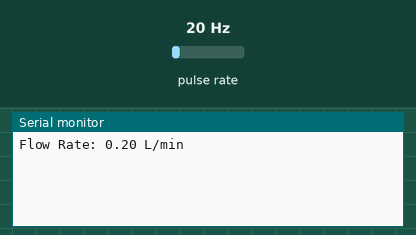
This sketch was run on a simulated ESP32. On the bench: the last lines printed to the serial monitor. Wiring (inferred from the names in the program): pulse sensor: data GPIO 26. Inputs (shaded band) come from the test bench; at power-on: pulse rate 20 Hz.

Above: at 1.2 s.
1.3 s: pulse rate (sensor on GPIO 26) set to 4 Hz
At 2.5 s:
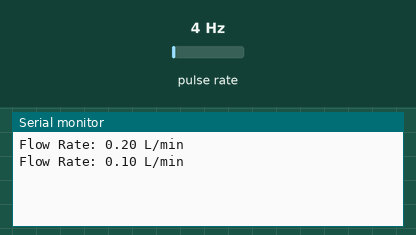
2.8 s: pulse rate (sensor on GPIO 26) set to 50 Hz
At 3.8 s:
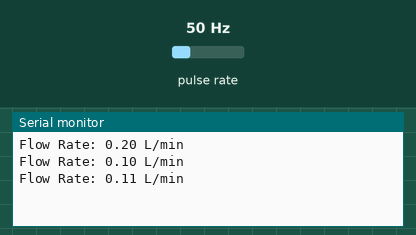
Timing chart, 0 to 5.8 s (numbered marks = the images above; inputs shaded):
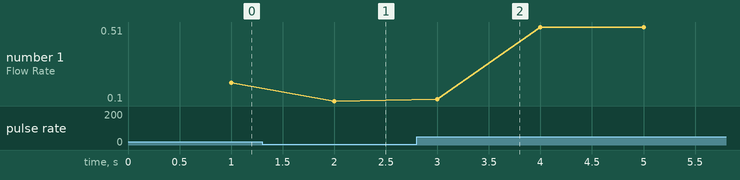

The sketch:

Sensors_Air_flow.ino
```cpp
/*
  Instructions to connect the 3-wire air flow meter (YF-S401) to the Arduino:
  https://www.epitran.it/ebayDrive/datasheet/YF-S401.pdf

  1. Connections for the 3-wire air flow meter to Arduino:
     - Red Wire (Power): Connect to 5V on the Arduino.
     - Black Wire (Ground): Connect to GND on the Arduino.
     - Yellow Wire (Signal): Connect to a digital input pin (e.g., pin 2) on the Arduino.

  2. The air flow meter provides a pulsed output proportional to the flow rate.
     This code will count the pulses over a specific time period to calculate the flow rate.

  Flow rate range: 1 to 5 liters per minute.
  Measurement error: ±2%.
  Pulses per liter: 5880 pulses/L. (=>Frequency: F = 98 * Q (L / Min)). F = (98 * Q) ± 2% avec Q = L / MIN
  Pressure conversion: 0.8 MPa = 8 bar
*/

const int flowMeterPin = 26; // Pin connected to the flow meter's signal wire
volatile unsigned long pulseCount = 0;
unsigned long lastTime = 0;
const unsigned long interval = 1000; // Interval to calculate flow rate (in milliseconds)

float flowRate = 0.0; // Flow rate in liters per minute (L/min)
const float pulsesPerLiter = 5880.0; // Pulses per liter as per the sensor's specification // 98

// Interrupt service routine to count pulses
void countPulses() {
  pulseCount++;
}

void setup() {
  Serial.begin(115200);  // Start the serial communication at 115200 baud rate
  pinMode(flowMeterPin, INPUT_PULLUP); // Set the flow meter pin as input with internal pull-up resistor
  attachInterrupt(digitalPinToInterrupt(flowMeterPin), countPulses, FALLING); // Attach interrupt to count pulses
}

void loop() {
  unsigned long currentTime = millis();

  // Calculate flow rate every 'interval' milliseconds
  if (currentTime - lastTime >= interval) {
    noInterrupts(); // Disable interrupts while calculating
    unsigned long pulses = pulseCount;
    pulseCount = 0; // Reset pulse count
    interrupts(); // Enable interrupts

    // Flow rate calculation
    float flowRate = (pulses / pulsesPerLiter) * 60.0; // Convert pulses to liters per minute

    //Serial.println(pulses);
    Serial.print("Flow Rate: ");
    Serial.print(flowRate);
    Serial.println(" L/min");

    lastTime = currentTime;
  }
}
```

Measured:
- after the input at 1.3 s, the serial monitor: prints a new line after 0.70 s (image 1)
- after the input at 2.8 s, the serial monitor: prints a new line after 0.20 s (image 2)
- plotted number 1: 0.2 → 0.1 after the input at 1.3 s, 0.1 → 0.51 after the input at 2.8 s
